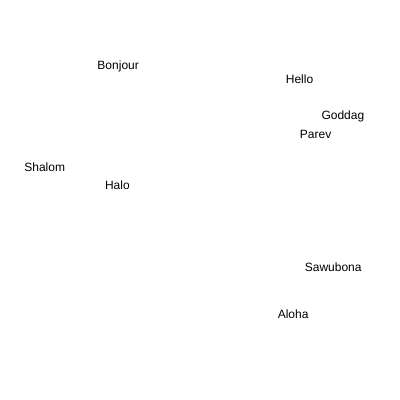
Frame 1 (no input)
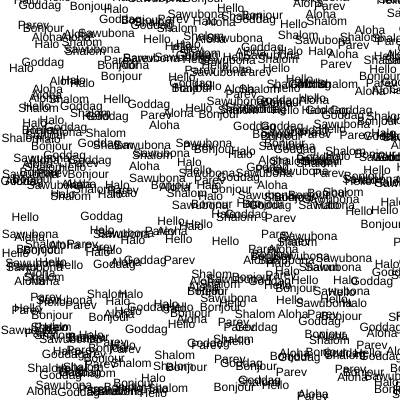
Frame 60 (no input)
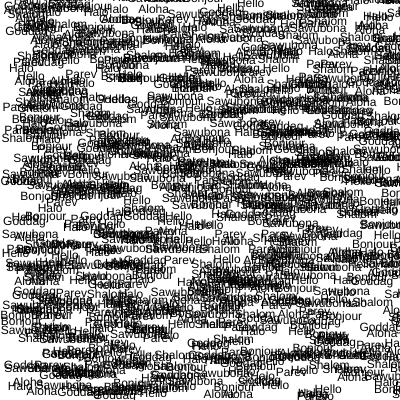
Frame 120 (the mouse pressed at the canvas centre since frame 60)

The p5.js sketch that drew these frames (run headless with seeded random() and noise() and a simulated clock; from frame 60 on, the mouse is pressed at the canvas centre):

// p5.js sketch
// ── sketch.js
var randomHello = [];


function setup() {
  createCanvas(400,400);
  console.log(randomHello);
  randomHello.push("Hello");
  randomHello.push("Parev");
  randomHello.push("Goddag");
  randomHello.push("Bonjour");
  randomHello.push("Halo");
  randomHello.push("Aloha");
  randomHello.push("Shalom");
  randomHello.push("Sawubona");

}

function draw() {
  //while(randomHello.length > 0){
  //text(randomHello.pop(),random(width), random(height));
 // }
  //console.log(randomHello.length);
  
  for(var counter = 0; counter < randomHello.length; counter++){
    text(randomHello[counter], random(width), random(height));
    
  }
}
